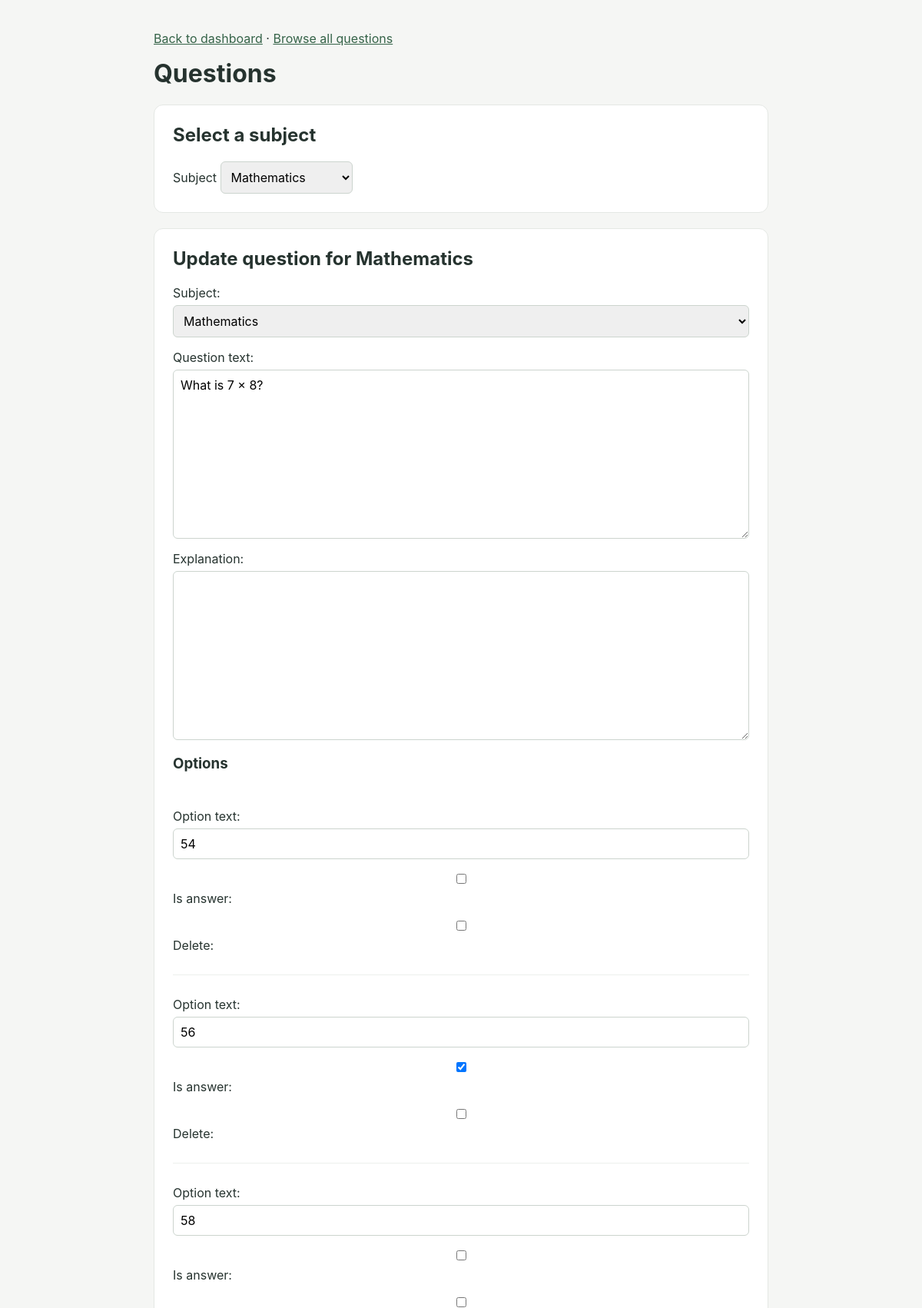
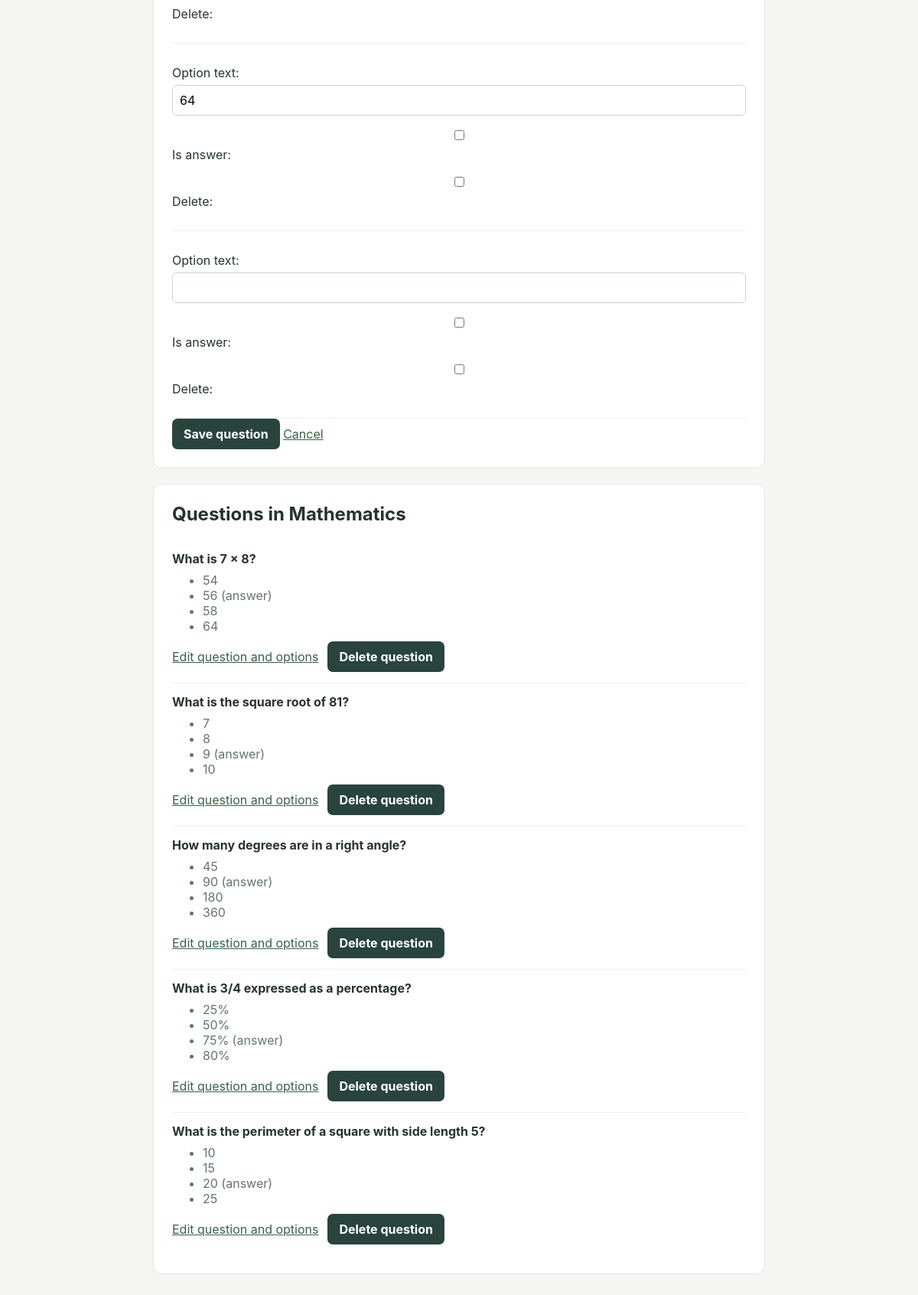
Page /dashboard/admin/questions/1/edit/ (signed in) on the committed database (2 pictures, top to bottom).
### report_cards/models.py (models this page shows, shortened)
class Subject(models.Model):
    name = models.CharField(max_length=100, unique=True)
    description = models.TextField(blank=True)
    def __str__(self):
        return self.name

class Question(models.Model):
    subject = models.ForeignKey(
        Subject,
        on_delete=models.CASCADE,
        related_name="questions",
    )
    question_text = models.TextField()
    explanation = models.TextField(blank=True)

class Option(models.Model):
    question = models.ForeignKey(
        Question,
        on_delete=models.CASCADE,
        related_name="options",
    )
    option_text = models.CharField(max_length=255)
    is_answer = models.BooleanField(default=False)

### report_cards/views.py (the view, shortened to what this page needs)
@login_required
def question_update(request, question_id):
    if not _is_admin(request.user):
        raise PermissionDenied
    question = get_object_or_404(
        Question.objects.select_related("subject"),
        pk=question_id,
    )
    form = QuestionForm(request.POST or None, instance=question)
    option_formset = QuestionUpdateOptionFormSet(
        request.POST or None,
        instance=question,
    )
    selected_subject = question.subject
    questions = (
        selected_subject.questions.prefetch_related("options").order_by("pk")
    )
    return render(
        request,
        "report_cards/question_create.html",
        {
            "form": form,
            "option_formset": option_formset,
            "editing_question": question,
            "selected_subject": selected_subject,
            "questions": questions,
            "subjects": Subject.objects.order_by("name"),
        },
    )

### report_cards/forms.py
class QuestionForm(forms.ModelForm):
    class Meta:
        model = Question
        fields = ("subject", "question_text", "explanation")

### report_cards/views.py (called while the page is built)
def _is_admin(user):
    return (
        user.is_staff
        or user.is_superuser
        or Admin.objects.filter(user=user).exists()
    )

### report_cards/templates/report_cards/question_create.html (shortened to what this page needs)
<!doctype html>
<html lang="en">
<head>
</head>
<body>
    <main>
        <p>
            <a href="{% url 'admin_dashboard' %}">Back to dashboard</a>
            · <a href="{% url 'question_list' %}">Browse all questions</a>
        </p>
        <h1>Questions</h1>
        <section>
            <h2>Select a subject</h2>
            <form method="get">
                <label for="subject-filter">Subject</label>
                <select id="subject-filter" name="subject" onchange="this.form.submit()">
                    {% for subject in subjects %}
                        <option value="{{ subject.pk }}" {% if selected_subject.pk == subject.pk %}selected{% endif %}>{{ subject.name }}</option>
                    {% endfor %}
                </select>
            </form>
        </section>
        {% if selected_subject %}
            <section>
                <h2>{% if editing_question %}Update question{% else %}Create a question{% endif %} for {{ selected_subject.name }}</h2>
                <form method="post">
                    {{ form.as_p }}
                    <h3>Options</h3>
                    {% for option_form in option_formset %}
                        <div class="option-row">
                            <p>{{ option_form.option_text.label_tag }} {{ option_form.option_text }} {{ option_form.option_text.errors }}</p>
                            <p>{{ option_form.is_answer }} {{ option_form.is_answer.label_tag }} {{ option_form.is_answer.errors }}</p>
                            {% if option_form.DELETE %}<p>{{ option_form.DELETE }} {{ option_form.DELETE.label_tag }}</p>{% endif %}
                        </div>
                    {% endfor %}
                    <button type="submit">{% if editing_question %}Save question{% else %}Create question{% endif %}</button>
                    {% if editing_question %}<a href="{% url 'question_create' %}?subject={{ selected_subject.pk }}">Cancel</a>{% endif %}
                </form>
            </section>
            <section>
                <h2>Questions in {{ selected_subject.name }}</h2>
                {% for question in questions %}
                    <article class="question">
                        <strong>{{ question.question_text }}</strong>
                        <ul class="options">
                            {% for option in question.options.all %}
                                <li>{{ option.option_text }}{% if option.is_answer %} (answer){% endif %}</li>
                            {% endfor %}
                        </ul>
                        <div class="question-actions">
                            <a href="{% url 'question_update' question.pk %}">Edit question and options</a>
                            <form method="post" action="{% url 'question_delete' question.pk %}">
                                <button type="submit">Delete question</button>
                            </form>
                        </div>
                    </article>
                {% empty %}
                    <p>No questions have been added to this subject yet.</p>
                {% endfor %}
            </section>
        {% else %}
            <section><p>Select a subject to create and view its questions.</p></section>
        {% endif %}
    </main>
</body>
</html>

### report_cards/templates/report_cards/question_create.html (style rules this page uses)
body { margin: 0; background: #f5f6f4; color: #26332f; font-family: Inter, "Segoe UI", Arial, sans-serif; }
main { width: min(800px, calc(100% - 40px)); margin: 40px auto; }
section { margin-bottom: 20px; padding: 24px; border: 1px solid #e4e8e4; border-radius: 12px; background: #fff; }
h1, h2 { margin-top: 0; }
form p { display: grid; gap: 6px; }
input, select, textarea { max-width: 100%; padding: 9px; border: 1px solid #ccd4ce; border-radius: 6px; font: inherit; }
input[type="checkbox"] { width: auto; }
button { padding: 10px 15px; border: 0; border-radius: 7px; background: #29443d; color: #fff; cursor: pointer; font: inherit; font-weight: 650; }
.question { padding: 14px 0; border-bottom: 1px solid #edf0ed; }
.question:last-child { border-bottom: 0; }
.options { margin: 8px 0 0; color: #66746d; }
.option-row { padding: 12px 0; border-bottom: 1px solid #edf0ed; }
.question-actions { display: flex; align-items: center; gap: 12px; margin-top: 10px; }
.question-actions form { display: inline; }
a { color: #356348; }

### rows in the picture
Subject: name "Mathematics"
Question: subject "Mathematics", question_text "What is 7 × 8?"
Option: option_text "54"
Option: option_text "56", is_answer "(answer)"
Option: option_text "58"
Option: option_text "64"
Question: question_text "What is the square root of 81?"
Option: option_text "7"
Option: option_text "8"
Option: option_text "9", is_answer "(answer)"
Option: option_text "10"
Question: question_text "How many degrees are in a right angle?"
Option: option_text "45"
Option: option_text "90", is_answer "(answer)"
Option: option_text "180"
Option: option_text "360"
Question: question_text "What is 3/4 expressed as a percentage?"
Option: option_text "25%"
Option: option_text "50%"
Option: option_text "75%", is_answer "(answer)"
Option: option_text "80%"
Question: question_text "What is the perimeter of a square with side length 5?"
Option: option_text "10"
Option: option_text "15"
Option: option_text "20", is_answer "(answer)"
Option: option_text "25"

### other values in the picture
{{ option_form.option_text.label_tag }} "Option text:" "Option text:" "Option text:" "Option text:" "Option text:"
{{ option_form.is_answer.label_tag }} "Is answer:" "Is answer:" "Is answer:" "Is answer:" "Is answer:"
{{ option_form.DELETE.label_tag }} "Delete:" "Delete:" "Delete:" "Delete:" "Delete:"
form field subject "Mathematics"
